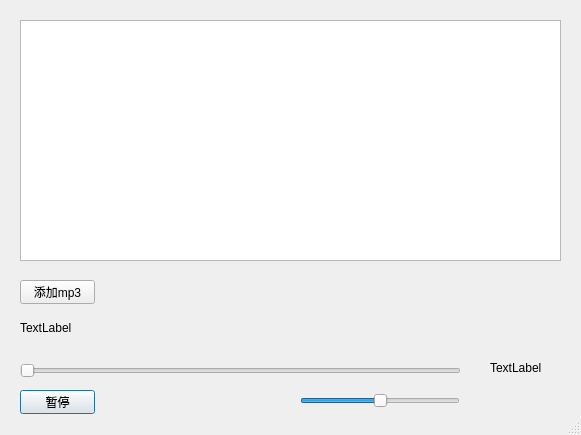
<?xml version="1.0" encoding="UTF-8"?>
<ui version="4.0">
 <class>Dialog</class>
 <widget class="QDialog" name="Dialog">
  <property name="geometry">
   <rect>
    <x>0</x>
    <y>0</y>
    <width>581</width>
    <height>435</height>
   </rect>
  </property>
  <property name="windowTitle">
   <string>Music</string>
  </property>
  <property name="windowIcon">
   <iconset>
    <normaloff>music.png</normaloff>music.png</iconset>
  </property>
  <property name="sizeGripEnabled">
   <bool>true</bool>
  </property>
  <widget class="QSlider" name="horizontalSlider">
   <property name="geometry">
    <rect>
     <x>20</x>
     <y>360</y>
     <width>441</width>
     <height>22</height>
    </rect>
   </property>
   <property name="orientation">
    <enum>Qt::Horizontal</enum>
   </property>
  </widget>
  <widget class="QPushButton" name="pbPause">
   <property name="geometry">
    <rect>
     <x>20</x>
     <y>390</y>
     <width>75</width>
     <height>24</height>
    </rect>
   </property>
   <property name="text">
    <string>暂停</string>
   </property>
  </widget>
  <widget class="QLabel" name="label">
   <property name="geometry">
    <rect>
     <x>20</x>
     <y>320</y>
     <width>311</width>
     <height>16</height>
    </rect>
   </property>
   <property name="text">
    <string>TextLabel</string>
   </property>
  </widget>
  <widget class="QListWidget" name="listWidget">
   <property name="geometry">
    <rect>
     <x>20</x>
     <y>20</y>
     <width>541</width>
     <height>241</height>
    </rect>
   </property>
  </widget>
  <widget class="QPushButton" name="pushButton_2">
   <property name="geometry">
    <rect>
     <x>20</x>
     <y>280</y>
     <width>75</width>
     <height>24</height>
    </rect>
   </property>
   <property name="text">
    <string>添加mp3</string>
   </property>
  </widget>
  <widget class="QSlider" name="hsVule">
   <property name="geometry">
    <rect>
     <x>300</x>
     <y>390</y>
     <width>160</width>
     <height>22</height>
    </rect>
   </property>
   <property name="value">
    <number>50</number>
   </property>
   <property name="orientation">
    <enum>Qt::Horizontal</enum>
   </property>
  </widget>
  <widget class="QLabel" name="lb_time">
   <property name="geometry">
    <rect>
     <x>490</x>
     <y>360</y>
     <width>71</width>
     <height>16</height>
    </rect>
   </property>
   <property name="text">
    <string>TextLabel</string>
   </property>
  </widget>
 </widget>
 <resources/>
 <connections/>
</ui>
